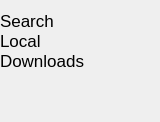
       <widget class="QWidget" name="pagesButtons" native="true">
        <property name="sizePolicy">
         <sizepolicy hsizetype="Fixed" vsizetype="Preferred">
          <horstretch>0</horstretch>
          <verstretch>0</verstretch>
         </sizepolicy>
        </property>
        <property name="minimumSize">
         <size>
          <width>160</width>
          <height>0</height>
         </size>
        </property>
        <property name="maximumSize">
         <size>
          <width>140</width>
          <height>16777215</height>
         </size>
        </property>
        <layout class="QVBoxLayout" name="verticalLayout_6">
         <property name="spacing">
          <number>0</number>
         </property>
         <property name="leftMargin">
          <number>0</number>
         </property>
         <property name="rightMargin">
          <number>0</number>
         </property>
         <item>
          <widget class="ClickableLabel" name="searchPageButton">
           <property name="font">
            <font>
             <pointsize>13</pointsize>
            </font>
           </property>
           <property name="cursor">
            <cursorShape>PointingHandCursor</cursorShape>
           </property>
           <property name="text">
            <string>Search</string>
           </property>
          </widget>
         </item>
         <item>
          <widget class="ClickableLabel" name="localPageButton">
           <property name="font">
            <font>
             <pointsize>13</pointsize>
            </font>
           </property>
           <property name="cursor">
            <cursorShape>PointingHandCursor</cursorShape>
           </property>
           <property name="text">
            <string>Local</string>
           </property>
          </widget>
         </item>
         <item>
          <widget class="ClickableLabel" name="downloadsPageButton">
           <property name="font">
            <font>
             <pointsize>13</pointsize>
            </font>
           </property>
           <property name="cursor">
            <cursorShape>PointingHandCursor</cursorShape>
           </property>
           <property name="text">
            <string>Downloads</string>
           </property>
          </widget>
         </item>
         <item>
          <spacer name="verticalSpacer_2">
           <property name="orientation">
            <enum>Qt::Vertical</enum>
           </property>
           <property name="sizeHint" stdset="0">
            <size>
             <width>20</width>
             <height>40</height>
            </size>
           </property>
          </spacer>
         </item>
        </layout>
       </widget>
